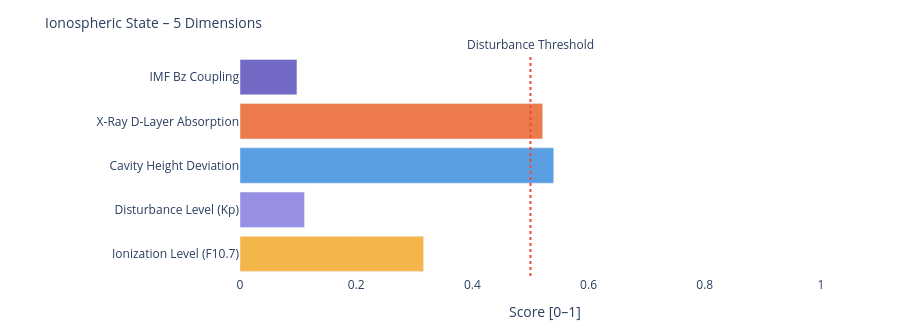

Source (notebook cell):
### Markdown cell above
---
### 📐 Systemic Insight: Geometric Cavity vs. Real Schumann Resonance

**Relevant for:** Layer 6 = delta analysis &nbsp;|&nbsp; Layer 7 = feature vector / system interpretation

A cavity height change from 80 km to 70 km shifts the **idealized geometric frequencies** only minimally:

| Modus | Aktuell | Referenz | Δ |
|-------|---------|----------|---|
| SR-1 | 10.4762 Hz | 10.4599 Hz | +16 mHz |
| SR-2 | 18.1452 Hz | 18.1171 Hz | +28 mHz |
| SR-3 | 25.6612 Hz | 25.6215 Hz | +40 mHz |
| SR-4 | 33.1285 Hz | 33.0772 Hz | +51 mHz |

The geometric effect is limited because 10 km is very small compared to Earth's radius (~6371 km).

**Consequence:** Real Schumann deviations are likely driven more strongly by **conductivity, damping, day/night structure, lightning distribution and source geometry** than by pure cavity height.

---

**Layer 6 compares:**
```
geometric Δ from Layer 4  vs.  observed Δ from real Schumann measurement data
```

**Layer 7 Feature:**
```
If real Δ >> geometric Δ  →  non-geometric factors dominant
```

### Code cell
# ============================================================
# IONOSPHERIC STATE – Summary gauge
# Five dimensions: ionization, disturbance, cavity height, X-Ray, Bz coupling
# ============================================================

def norm(v, lo, hi):
    if v is None: return None
    return round(max(0.0, min(1.0, (v - lo) / (hi - lo))), 3)

# Ionization level (F10.7 → F2-Layer)
ioniz = norm(f107_val, 60, 250)

# Disturbance level (Kp → E/F-Layer irregularities)
disturb = norm(kp_val, 0, 9)

# Cavity height deviation from reference (80 km)
h_dev = norm(abs(h_eff - 80), 0, 20)

# X-Ray ionization (D-Layer absorption)
xray_ioniz = None
if xray_now is not None:
    xray_ioniz = norm(math.log10(max(xray_now, 1e-9)) + 9, 0, 5)

# Bz coupling (southward Bz → stronger magnetosphere-ionosphere coupling)
bz_coupling = norm(-(bz_now or 0), -5, 30) if bz_now is not None else None

dims = [
    ('Ionization Level (F10.7)',    ioniz,      '#F2A623'),
    ('Disturbance Level (Kp)',      disturb,    '#7F77DD'),
    ('Cavity Height Deviation',     h_dev,      '#378ADD'),
    ('X-Ray D-Layer Absorption',    xray_ioniz, '#E85D24'),
    ('IMF Bz Coupling',             bz_coupling,'#534AB7'),
]

fig = go.Figure()
for name, val, col in dims:
    if val is not None:
        h = int(val * 20)
        bar = '█' * h + '░' * (20 - h)
        label = f'{name}:  {bar}  {val:.3f}'
    else:
        label = f'{name}:  {"─" * 20}  n/a'
    fig.add_trace(go.Bar(
        x=[val if val is not None else 0],
        y=[name],
        orientation='h',
        marker_color=col, opacity=0.82,
        showlegend=False
    ))

fig.add_vline(x=0.5, line_dash='dot', line_color='#e74c3c',
              annotation_text='Disturbance Threshold', annotation_position='top')
fig.update_layout(
    title=dict(text='Ionospheric State – 5 Dimensions', font=dict(size=14)),
    xaxis=dict(title='Score [0–1]', range=[0, 1.05]),
    height=330, plot_bgcolor='rgba(0,0,0,0)', paper_bgcolor='rgba(0,0,0,0)',
    margin=dict(l=240, r=50, t=55, b=40)
)
fig.show()

print(f'\nIonospheric state:')
for name, val, _ in dims:
    print(f'  {name:<35} {val:.3f}' if val is not None else f'  {name:<35} n/a')

### Figure 1 — Plotly figure (JSON) as saved in the notebook; plotly's stock layout.template omitted (floating-point values rounded to 4 significant figures)
{"data": [{"marker": {"color": "#F2A623"}, "opacity": 0.82, "orientation": "h", "showlegend": false, "type": "bar", "x": [0.316], "y": ["Ionization Level (F10.7)"]}, {"marker": {"color": "#7F77DD"}, "opacity": 0.82, "orientation": "h", "showlegend": false, "type": "bar", "x": [0.111], "y": ["Disturbance Level (Kp)"]}, {"marker": {"color": "#378ADD"}, "opacity": 0.82, "orientation": "h", "showlegend": false, "type": "bar", "x": [0.54], "y": ["Cavity Height Deviation"]}, {"marker": {"color": "#E85D24"}, "opacity": 0.82, "orientation": "h", "showlegend": false, "type": "bar", "x": [0.521], "y": ["X-Ray D-Layer Absorption"]}, {"marker": {"color": "#534AB7"}, "opacity": 0.82, "orientation": "h", "showlegend": false, "type": "bar", "x": [0.098], "y": ["IMF Bz Coupling"]}], "layout": {"annotations": [{"showarrow": false, "text": "Disturbance Threshold", "x": 0.5, "xanchor": "center", "xref": "x", "y": 1, "yanchor": "bottom", "yref": "y domain"}], "height": 330, "margin": {"b": 40, "l": 240, "r": 50, "t": 55}, "paper_bgcolor": "rgba(0,0,0,0)", "plot_bgcolor": "rgba(0,0,0,0)", "shapes": [{"line": {"color": "#e74c3c", "dash": "dot"}, "type": "line", "x0": 0.5, "x1": 0.5, "xref": "x", "y0": 0, "y1": 1, "yref": "y domain"}], "title": {"font": {"size": 14}, "text": "Ionospheric State – 5 Dimensions"}, "xaxis": {"range": [0, 1.05], "title": {"text": "Score [0–1]"}}}}
